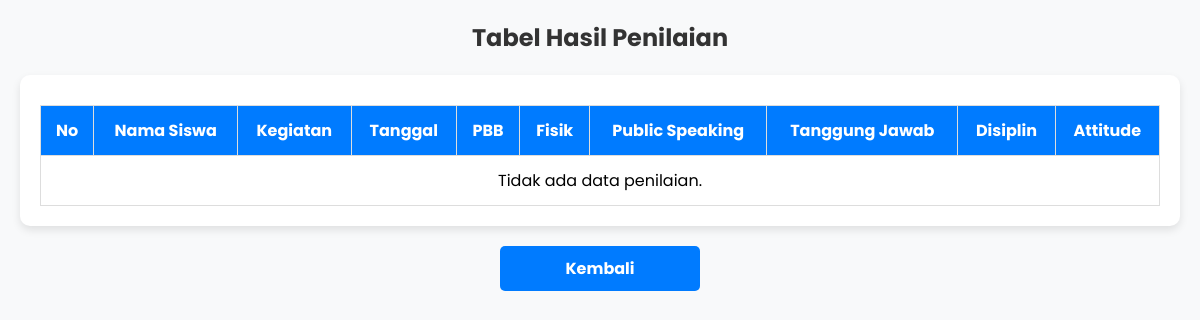
The page /tabel_nilai_pembina.php on the database as committed earlier.
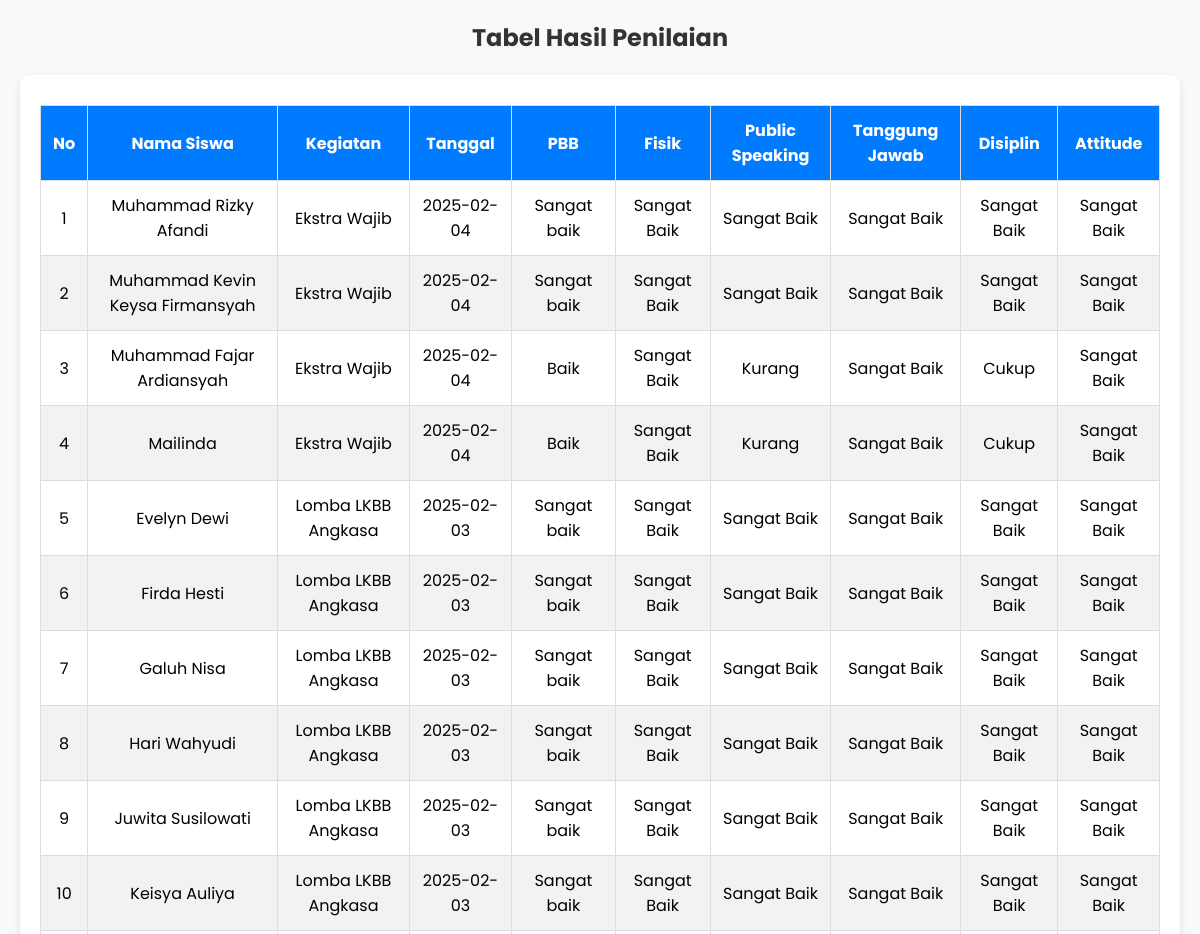
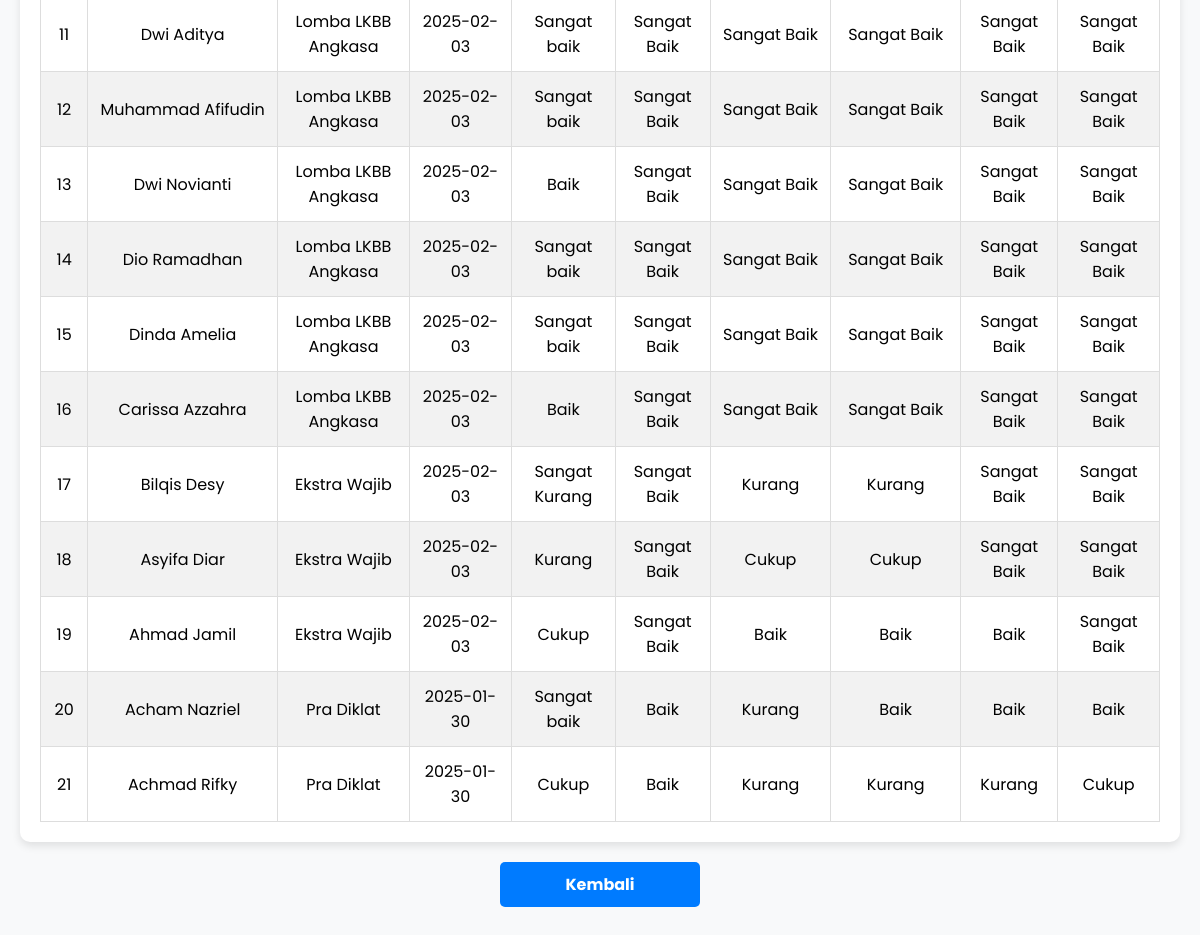
The same page on the database as committed later (2 pictures, top to bottom).
### tables this page shows
CREATE TABLE `penilaian` (
  `id` int(11) NOT NULL,
  `id_siswa` int(20) NOT NULL,
  `id_kegiatan` int(10) NOT NULL,
  `pbb` enum('Sangat baik','Baik','Cukup','Kurang','Sangat Kurang') NOT NULL,
  `fisik` enum('Sangat Baik','Baik','Cukup','Kurang','Sangat Kurang') NOT NULL,
  `public_speaking` enum('Sangat Baik','Baik','Cukup','Kurang','Sangat Kurang') NOT NULL,
  `tanggung_jawab` enum('Sangat Baik','Baik','Cukup','Kurang','Sangat Kurang') NOT NULL,
  `disiplin` enum('Sangat Baik','Baik','Cukup','Kurang','Sangat Kurang') NOT NULL,
  `attitude` enum('Sangat Baik','Baik','Cukup','Kurang','Sangat Kurang') NOT NULL,
  `tanggal` date NOT NULL
);

CREATE TABLE `data_siswa` (
  `id` int(11) NOT NULL,
  `nisn` varchar(10) NOT NULL,
  `email` varchar(100) NOT NULL,
  `nama` varchar(100) NOT NULL,
  `jenis_kelamin` enum('laki-laki','perempuan') NOT NULL,
  `alamat` text NOT NULL,
  `kelas` enum('X','XI','XII') NOT NULL,
  `jurusan` enum('RPL','TKJ','DKV','TB','PHT','ANM','SIJA') NOT NULL,
  `telepon` varchar(20) NOT NULL,
  `user_type` enum('admin','user') NOT NULL
);

CREATE TABLE `kegiatan_db` (
  `id` int(11) NOT NULL,
  `nama_kegiatan` varchar(100) NOT NULL,
  `tanggal` date NOT NULL,
  `lokasi` varchar(100) NOT NULL,
  `deskripsi` text NOT NULL,
  `foto` varchar(100) NOT NULL,
  `created_at` timestamp NOT NULL DEFAULT current_timestamp()
);

### tabel_nilai_pembina.php (the view, shortened to what this page needs)
<?php
include 'koneksi.php';
$sql = "SELECT p.id, s.nama AS nama_siswa, k.nama_kegiatan, p.tanggal,
        p.pbb, p.fisik, p.public_speaking, p.tanggung_jawab, p.disiplin, p.attitude
        FROM penilaian p
        JOIN data_siswa s ON p.id = s.id
        JOIN kegiatan_db k ON p.id_kegiatan = k.id
        ORDER BY p.tanggal DESC";
$result = $conn->query($sql);
?>
<!DOCTYPE html>
<html lang="id">
<head>
</head>
<body>
    <h2>Tabel Hasil Penilaian</h2>
    <div class="table-container">
        <table>
            <thead>
                <tr>
                    <th>No</th>
                    <th>Nama Siswa</th>
                    <th>Kegiatan</th>
                    <th>Tanggal</th>
                    <th>PBB</th>
                    <th>Fisik</th>
                    <th>Public Speaking</th>
                    <th>Tanggung Jawab</th>
                    <th>Disiplin</th>
                    <th>Attitude</th>
                </tr>
            </thead>
            <tbody>
                <?php
                if ($result->num_rows > 0) {
                    $no = 1;
                    while ($row = $result->fetch_assoc()) {
                        echo "<tr>
                                <td>{$no}</td>
                                <td>{$row['nama_siswa']}</td>
                                <td>{$row['nama_kegiatan']}</td>
                                <td>{$row['tanggal']}</td>
                                <td>{$row['pbb']}</td>
                                <td>{$row['fisik']}</td>
                                <td>{$row['public_speaking']}</td>
                                <td>{$row['tanggung_jawab']}</td>
                                <td>{$row['disiplin']}</td>
                                <td>{$row['attitude']}</td>
                              </tr>";
                        $no++;
                    }
                } else {
                    echo "<tr><td colspan='10'>Tidak ada data penilaian.</td></tr>";
                }
                ?>
            </tbody>
        </table>
    </div>
    <a href="penilaian_pembina.php" class="btn-back">Kembali</a>
</body>
</html>

Rows that differ between the two databases and show on the page:
added penilaian: data_siswa.nama "Muhammad Rizky Afandi", id_kegiatan.nama_kegiatan "Ekstra Wajib", tanggal "2025-02-04", pbb "Sangat baik", fisik "Sangat Baik", public_speaking "Sangat Baik", tanggung_jawab "Sangat Baik", disiplin "Sangat Baik", attitude "Sangat Baik"
added penilaian: data_siswa.nama "Muhammad Kevin Keysa Firmansyah", id_kegiatan.nama_kegiatan "Ekstra Wajib", tanggal "2025-02-04", pbb "Sangat baik", fisik "Sangat Baik", public_speaking "Sangat Baik", tanggung_jawab "Sangat Baik", disiplin "Sangat Baik", attitude "Sangat Baik"
added penilaian: data_siswa.nama "Muhammad Fajar Ardiansyah", id_kegiatan.nama_kegiatan "Ekstra Wajib", tanggal "2025-02-04", pbb "Baik", fisik "Sangat Baik", public_speaking "Kurang", tanggung_jawab "Sangat Baik", disiplin "Cukup", attitude "Sangat Baik"
added penilaian: data_siswa.nama "Mailinda", id_kegiatan.nama_kegiatan "Ekstra Wajib", tanggal "2025-02-04", pbb "Baik", fisik "Sangat Baik", public_speaking "Kurang", tanggung_jawab "Sangat Baik", disiplin "Cukup", attitude "Sangat Baik"
added penilaian: data_siswa.nama "Evelyn Dewi", id_kegiatan.nama_kegiatan "Lomba LKBB Angkasa", tanggal "2025-02-03", pbb "Sangat baik", fisik "Sangat Baik", public_speaking "Sangat Baik", tanggung_jawab "Sangat Baik", disiplin "Sangat Baik", attitude "Sangat Baik"
added penilaian: data_siswa.nama "Firda Hesti", id_kegiatan.nama_kegiatan "Lomba LKBB Angkasa", tanggal "2025-02-03", pbb "Sangat baik", fisik "Sangat Baik", public_speaking "Sangat Baik", tanggung_jawab "Sangat Baik", disiplin "Sangat Baik", attitude "Sangat Baik"
added penilaian: data_siswa.nama "Galuh Nisa", id_kegiatan.nama_kegiatan "Lomba LKBB Angkasa", tanggal "2025-02-03", pbb "Sangat baik", fisik "Sangat Baik", public_speaking "Sangat Baik", tanggung_jawab "Sangat Baik", disiplin "Sangat Baik", attitude "Sangat Baik"
added penilaian: data_siswa.nama "Hari Wahyudi", id_kegiatan.nama_kegiatan "Lomba LKBB Angkasa", tanggal "2025-02-03", pbb "Sangat baik", fisik "Sangat Baik", public_speaking "Sangat Baik", tanggung_jawab "Sangat Baik", disiplin "Sangat Baik", attitude "Sangat Baik"
added penilaian: data_siswa.nama "Juwita Susilowati", id_kegiatan.nama_kegiatan "Lomba LKBB Angkasa", tanggal "2025-02-03", pbb "Sangat baik", fisik "Sangat Baik", public_speaking "Sangat Baik", tanggung_jawab "Sangat Baik", disiplin "Sangat Baik", attitude "Sangat Baik"
added penilaian: data_siswa.nama "Keisya Auliya", id_kegiatan.nama_kegiatan "Lomba LKBB Angkasa", tanggal "2025-02-03", pbb "Sangat baik", fisik "Sangat Baik", public_speaking "Sangat Baik", tanggung_jawab "Sangat Baik", disiplin "Sangat Baik", attitude "Sangat Baik"
added penilaian: data_siswa.nama "Dwi Aditya", id_kegiatan.nama_kegiatan "Lomba LKBB Angkasa", tanggal "2025-02-03", pbb "Sangat baik", fisik "Sangat Baik", public_speaking "Sangat Baik", tanggung_jawab "Sangat Baik", disiplin "Sangat Baik", attitude "Sangat Baik"
added penilaian: data_siswa.nama "Muhammad Afifudin", id_kegiatan.nama_kegiatan "Lomba LKBB Angkasa", tanggal "2025-02-03", pbb "Sangat baik", fisik "Sangat Baik", public_speaking "Sangat Baik", tanggung_jawab "Sangat Baik", disiplin "Sangat Baik", attitude "Sangat Baik"
added penilaian: data_siswa.nama "Dwi Novianti", id_kegiatan.nama_kegiatan "Lomba LKBB Angkasa", tanggal "2025-02-03", pbb "Baik", fisik "Sangat Baik", public_speaking "Sangat Baik", tanggung_jawab "Sangat Baik", disiplin "Sangat Baik", attitude "Sangat Baik"
added penilaian: data_siswa.nama "Dio Ramadhan", id_kegiatan.nama_kegiatan "Lomba LKBB Angkasa", tanggal "2025-02-03", pbb "Sangat baik", fisik "Sangat Baik", public_speaking "Sangat Baik", tanggung_jawab "Sangat Baik", disiplin "Sangat Baik", attitude "Sangat Baik"
added penilaian: data_siswa.nama "Dinda Amelia", id_kegiatan.nama_kegiatan "Lomba LKBB Angkasa", tanggal "2025-02-03", pbb "Sangat baik", fisik "Sangat Baik", public_speaking "Sangat Baik", tanggung_jawab "Sangat Baik", disiplin "Sangat Baik", attitude "Sangat Baik"
added penilaian: data_siswa.nama "Carissa Azzahra", id_kegiatan.nama_kegiatan "Lomba LKBB Angkasa", tanggal "2025-02-03", pbb "Baik", fisik "Sangat Baik", public_speaking "Sangat Baik", tanggung_jawab "Sangat Baik", disiplin "Sangat Baik", attitude "Sangat Baik"
added penilaian: data_siswa.nama "Bilqis Desy", id_kegiatan.nama_kegiatan "Ekstra Wajib", tanggal "2025-02-03", pbb "Sangat Kurang", fisik "Sangat Baik", public_speaking "Kurang", tanggung_jawab "Kurang", disiplin "Sangat Baik", attitude "Sangat Baik"
added penilaian: data_siswa.nama "Asyifa Diar", id_kegiatan.nama_kegiatan "Ekstra Wajib", tanggal "2025-02-03", pbb "Kurang", fisik "Sangat Baik", public_speaking "Cukup", tanggung_jawab "Cukup", disiplin "Sangat Baik", attitude "Sangat Baik"
added penilaian: data_siswa.nama "Ahmad Jamil", id_kegiatan.nama_kegiatan "Ekstra Wajib", tanggal "2025-02-03", pbb "Cukup", fisik "Sangat Baik", public_speaking "Baik", tanggung_jawab "Baik", disiplin "Baik", attitude "Sangat Baik"
added penilaian: data_siswa.nama "Acham Nazriel", id_kegiatan.nama_kegiatan "Pra Diklat", tanggal "2025-01-30", pbb "Sangat baik", fisik "Baik", public_speaking "Kurang", tanggung_jawab "Baik", disiplin "Baik", attitude "Baik"
added penilaian: data_siswa.nama "Achmad Rifky", id_kegiatan.nama_kegiatan "Pra Diklat", tanggal "2025-01-30", pbb "Cukup", fisik "Baik", public_speaking "Kurang", tanggung_jawab "Kurang", disiplin "Kurang", attitude "Cukup"
Other text that changed with them:
text no longer shown: "Tidak ada data penilaian."
